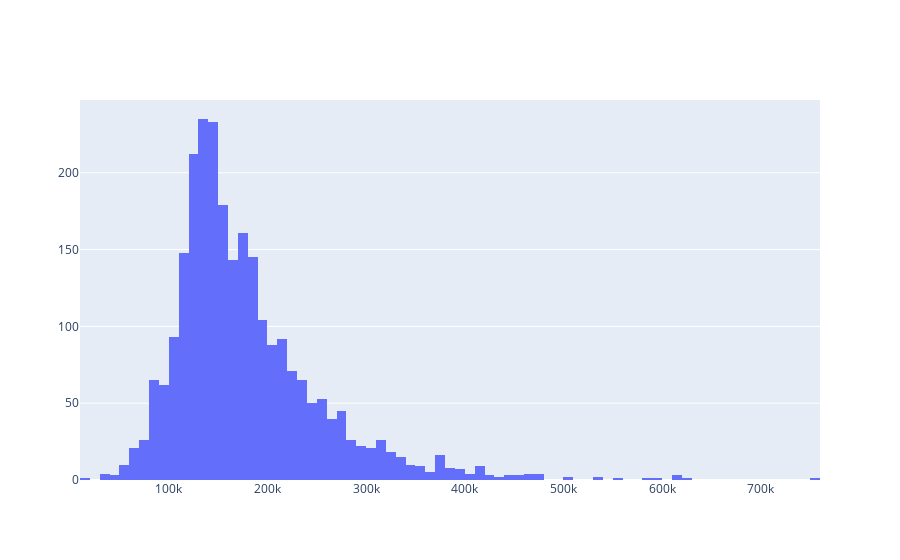

The notebook cell this image was saved under:
### Code cell
go.Figure(data=[go.Histogram(x=train.SalePrice)])

### Figure 1 — Plotly figure (JSON) as saved in the notebook; plotly's stock layout.template omitted (floating-point values rounded to 4 significant figures; data arrays with more than 128 entries replaced by an {"elided": "..."} marker saying what was removed)
{"data": [{"type": "histogram", "x": {"elided": "2576 int values"}}], "layout": {"autosize": true, "xaxis": {"autorange": true, "range": [10000.0, 760000.0], "type": "linear"}, "yaxis": {"autorange": true, "range": [0, 247.4]}}}
